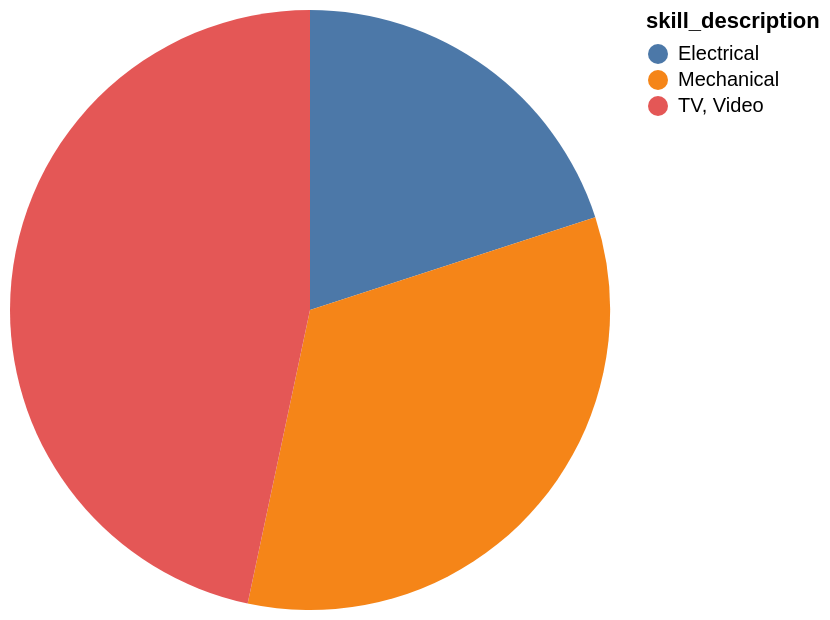

This figure's Vega-Lite source:
### Vega-Lite specification from a JSON file in a GitHub repository (floating-point values rounded to 4 significant figures)
{"data": {"values": [{"x_data": "Electrical", "y_data": 3}, {"x_data": "Mechanical", "y_data": 5}, {"x_data": "TV, Video", "y_data": 7}]}, "mark": "arc", "encoding": {"theta": {"field": "y_data", "type": "quantitative", "title": "COUNT(skill_description)"}, "color": {"field": "x_data", "type": "nominal", "title": "skill_description"}}}
